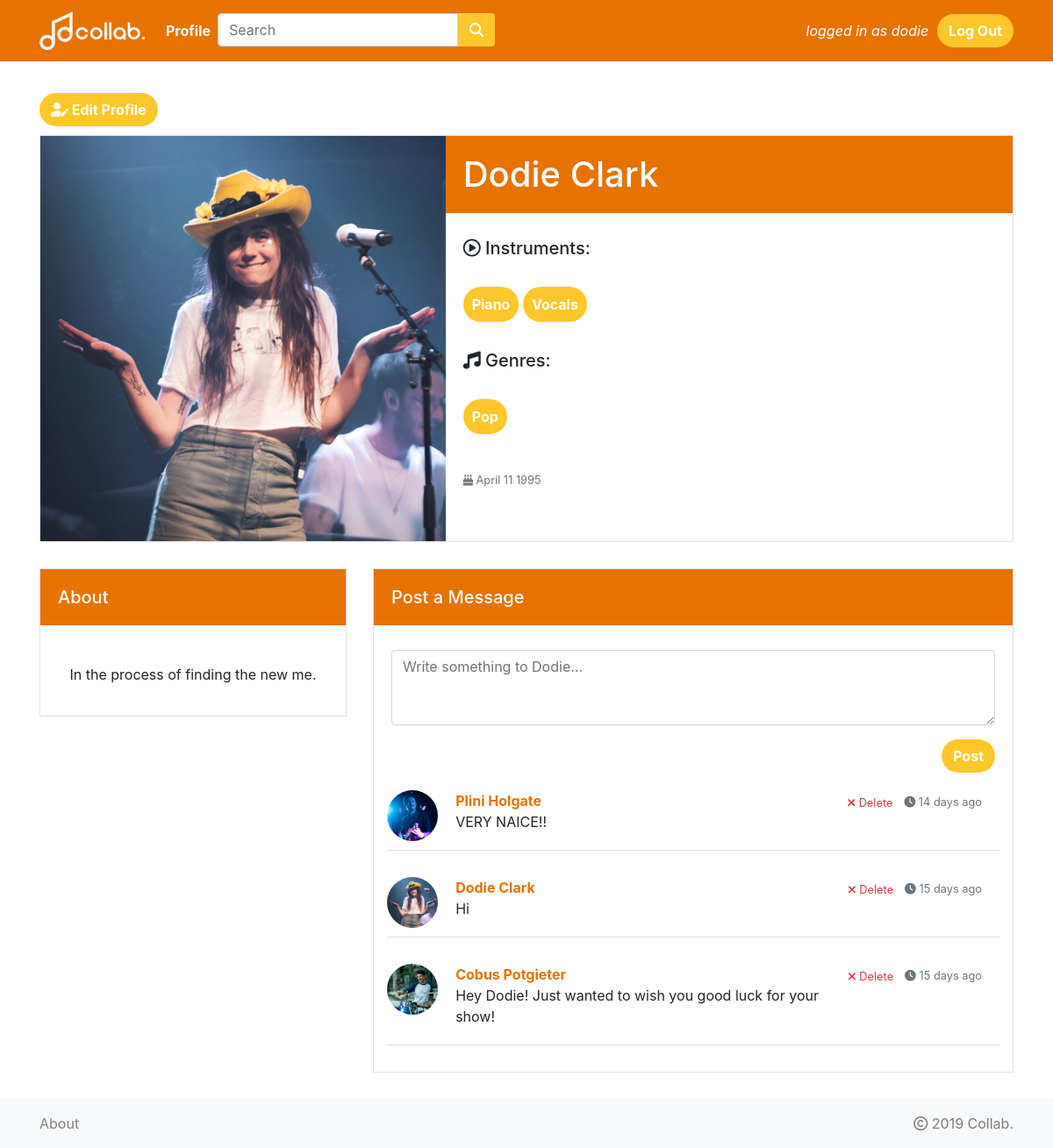
The app's page /profile/2 (signed in) with its own data.
### app.py (models this page shows, shortened)
class User(UserMixin, db.Model):
	id = db.Column(db.Integer, primary_key=True, autoincrement=True)
	username = db.Column(db.String, nullable=False)
	email = db.Column(db.String, nullable=False)
	password = db.Column(db.String, nullable=False)
	profile = db.relationship('Profile', backref='user', uselist=False)
	message = db.relationship('Message', backref='user')

class Profile(db.Model):
	id = db.Column(db.Integer, primary_key=True, autoincrement=True)
	first_name = db.Column(db.String, nullable=False)
	last_name = db.Column(db.String, nullable=False)
	dob = db.Column(db.String, nullable=False)
	picture = db.Column(db.String, nullable=False)
	instruments = db.Column(db.String, nullable=False)
	genre = db.Column(db.String, nullable=False)
	about = db.Column(db.String, nullable=False)
	user_id = db.Column(db.Integer, db.ForeignKey('user.id'))
	message = db.relationship('Message', backref='profile')

class Message(db.Model):
	id = db.Column(db.Integer, primary_key=True, autoincrement=True)
	body = db.Column(db.String, nullable=False)
	timestamp = db.Column(db.DateTime(), default=datetime.datetime.utcnow(), index=True)
	user_id = db.Column(db.Integer, db.ForeignKey('user.id'))
	profile_id = db.Column(db.Integer, db.ForeignKey('profile.id'))

### app.py (the view, shortened to what this page needs)
@app.route('/profile/<int:uid>', methods=['GET', 'POST'])
@login_required
def profile(uid):
	profile = Profile.query.filter_by(id=uid).first()
	instruments = profile.instruments.translate({ord(','): None}).split()
	genres = profile.genre.translate({ord(','): None}).split()
	message = profile.message
	author = []
	for each in message:
		author.append(User.query.filter_by(id=each.user_id).first())
	if profile is not None:
		return render_template('profile.html', title=profile.first_name + ' ' + profile.last_name,
								profile=profile, instruments=instruments, genres=genres, author=author)

### app.py (called while the page is built)
@login_manager.user_loader
def load_user(id):
    return User.query.get(int(id))

### templates/profile.html (shortened to what this page needs)
{% include 'partials/header_login.html' %}
    <div class="container profileView">
      {% if current_user.profile.id == profile.id %}
      <a href="{{ url_for('editProfile', uid=profile.id) }}" class="btn loginButton editProfile"><i class="fas fa-user-edit"></i> Edit Profile</a>
      {% endif %}
      <div class="row">
        <div class="card profileMain">
          <div class="row no-gutters">
            <div class="col-md-5">
              <img src="{{ profile.picture }}" class="card-img profilePhoto" alt="...">
            </div>
            <div class="col-md-7">
              <h1 class="profileName">{{ profile.first_name }} {{ profile.last_name }}</h1>
              <div class="card-body">
                <h5 class="card-text"><i class="far fa-play-circle"></i> Instruments:</h3>
                <div class="profileBody">
                  {% for instrument in instruments %}
                  <span class="profileButton">{{ instrument }}</span>
                  {% endfor %}
                </div>
                <h5 class="card-text"><i class="fas fa-music"></i> Genres:</h3>
                <div class="profileBody">
                  {% for genre in genres %}
                  <span class="profileButton">{{ genre }}</span>
                  {% endfor %}
                </div>
                <p class="card-text dob"><small class="text-muted"><i class="fas fa-birthday-cake"></i> {{ profile.dob }}</small></p>
              </div>
            </div>
          </div>
        </div>
      </div>
      <div class="row">
        <div class="col-md-4">
          <div class="card">
            <h5 class="profileName">About</h5>
            <div class="card-body">
              <p class="card-text">{{ profile.about }}</p>
            </div>
          </div>
        </div>
        <div class="col-md-8">
          <div class="card">
            <h5 class="profileName">Post a Message</h5>
            <div class="card-body">
              <form action=" {{ url_for('message' , uid=profile.id) }}" method="POST">
                <div class="form-group">
                  <textarea maxlength="120" name="message" class="form-control" rows="3" placeholder="Write something to {{ profile.first_name }}..." required=""></textarea>
                </div>
                <button type="submit" class="btn loginButton float-right">Post</button>
              </form>
            </div>
          {% for each in profile.message|reverse %}
          <div class="card profileMain messageCardMain">
            <div class="row no-gutters">
              <div class="col-1">
                <img src="{{ author[profile.message|length - loop.index].profile.picture }}" class="card-img" alt="..." id="messageImage">
              </div>
              <div class="col-11">
                <div class="card-body messageCard">
                  <a href="{{ url_for('profile', uid=author[profile.message|length - loop.index].profile.id) }}" class="messageProfile">
                    {{ author[profile.message|length - loop.index].profile.first_name }}
                    {{ author[profile.message|length - loop.index].profile.last_name }}
                  </a>
                  <span class="float-right text-muted">
                      <small><i class="fas fa-clock"></i> {{ moment(each.timestamp).fromNow() }}</small>
                  </span>
                  {% if current_user.profile.id == profile.id or current_user.id == author[profile.message|length - loop.index].id %}
                  <form action="{{ url_for('deleteMessage', uid=each.id) }}" method="POST" style="display: inline;" >
                    <button type="submit" class="btn btn-link float-right text-danger" id="deleteButton" onclick="return confirm('Are you sure you want to delete this comment?');">
                      <small><i class="fas fa-times"></i> Delete</small>
                    </button>
                  </form>
                  {% endif %}
                  <p class="card-text message">{{ each.body }}</p>
                </div>
              </div>
            </div>
          </div>
          {% endfor %}
        </div>
      </div>
    </div>
  </div>
{% include 'partials/footer.html' %}

### templates/partials/header_login.html (shortened to what this page needs)
<!DOCTYPE html>
<html lang="en">
  <head>
    <link rel="stylesheet" href="https://stackpath.bootstrapcdn.com/bootstrap/4.1.3/css/bootstrap.min.css">
    <link rel="stylesheet" type="text/css" href="{{ url_for('static', filename='css/styles.css') }}">
  </head>
  <body>
    <nav class="navbar navbar-expand-md" id="mainNavbar">
      <div class="container">
        <a class="navbar-brand" href="{{ url_for('home') }}">
          <img src="{{ url_for('static', filename='images/navbar_logo.png') }}" alt="logo" id="#navBarLogo">
        </a>
        <div class="collapse navbar-collapse" id="navbarSupportedContent">
          <ul class="navbar-nav mr-auto">
            <li class="nav-item">
              <a class="nav-link" href="{{ url_for('profile', uid=current_user.profile.id) }}">Profile</a>
            </li>
            <li>
              <form class="form-inline" action="{{ url_for('results') }}" method="GET">
                <div class="form-group">
                  <div class="form-row">
                    <div class="col" id="searchBar">
                      <input type="seach" class="form-control" id="searchBox" placeholder="Search" name="q" required>
                    </div>
                    <div class="col" id="searchBarButton">
                      <button class="btn searchButton" type="submit"><i class="fas fa-search"></i></button>
                    </div>
                  </div>
              </form>
            </li>
          </ul>
          <span>
            logged in as {{ current_user.username }}
          </span>
          <a class="btn loginButton" href="{{ url_for('logout') }}" role="button">Log Out</a>
        </div>
      </div>
    </nav>

### static/css/styles.css (style rules this page uses)
#mainNavbar { background-color: #e67300; }
.navbar-brand img { max-width: 120px; }
.loginButton { background-color: #ffc72b; color: white; border-radius: 30px; font-weight: bold; }
body { background-color: white; }
html, body { max-width: 100%; overflow-x: hidden; }
.signUp h2, p { padding-top: 5%; text-align: center; padding-bottom: 5%; }
#mainNavbar ul a { color: white; font-weight: bold; }
#mainNavbar span { color: white; font-style: italic; margin-right: 10px; }
.card { margin-bottom: 30px; border-radius: 0px; }
.card img { border-radius: 0px; }
.profileButton { background-color: #ffc72b; color: white; border-radius: 30px; font-weight: bold; padding: 10px; }
.profileBody { margin-top: 40px; margin-bottom: 40px; }
.profileName { padding: 1.25rem; background-color: #e67300; color: white; }
.profileView { margin-top: 3%; }
.profilePhoto { border-radius: 0; }
.profileMain { margin-left: 15px; margin-right: 15px; }
.dob { padding-top: 1%; text-align: left; }
.editProfile { margin-bottom: 10px; }
.message { padding-top: 0; padding-bottom: 0; text-align: left }
.messageCard { padding-top: 0; }
.messageCardMain { border-left: 0; border-right: 0; border-top: 0; }
#messageImage { border-radius: 50%; }
.messageProfile { color: #e67300; font-weight: bold; }
#deleteButton { padding-top: 0; padding-bottom: 0; margin-top: 0; margin-bottom: 0; }
.searchButton { background-color: #ffc72b; color: white; font-weight: bold; border-top-left-radius: 0; border-bottom-left-radius: 0; }
#searchBarButton { padding-left: 0; padding-right: 0; }
#searchBar { padding-right: 0; }
#searchBox { border-top-right-radius: 0; border-bottom-right-radius: 0; }

### records on screen
User: username "dodie"
Profile: picture (picture), first_name "Dodie", last_name "Clark", genre "Pop", dob "April 11 1995", about "In the process of finding the new me.", message "Write something to Dodie..."
Message: shows a picture, author "Plini", author "Holgate", timestamp "14 days ago", body "VERY NAICE!!"
Message: shows a picture, author "Dodie", author "Clark", timestamp "15 days ago", body "Hi"
Message: shows a picture, author "Cobus", author "Potgieter", timestamp "15 days ago", body "Hey Dodie! Just wanted to wish you good luck for your show!"

### other values on screen
{{ instrument }} "Piano" "Vocals"
